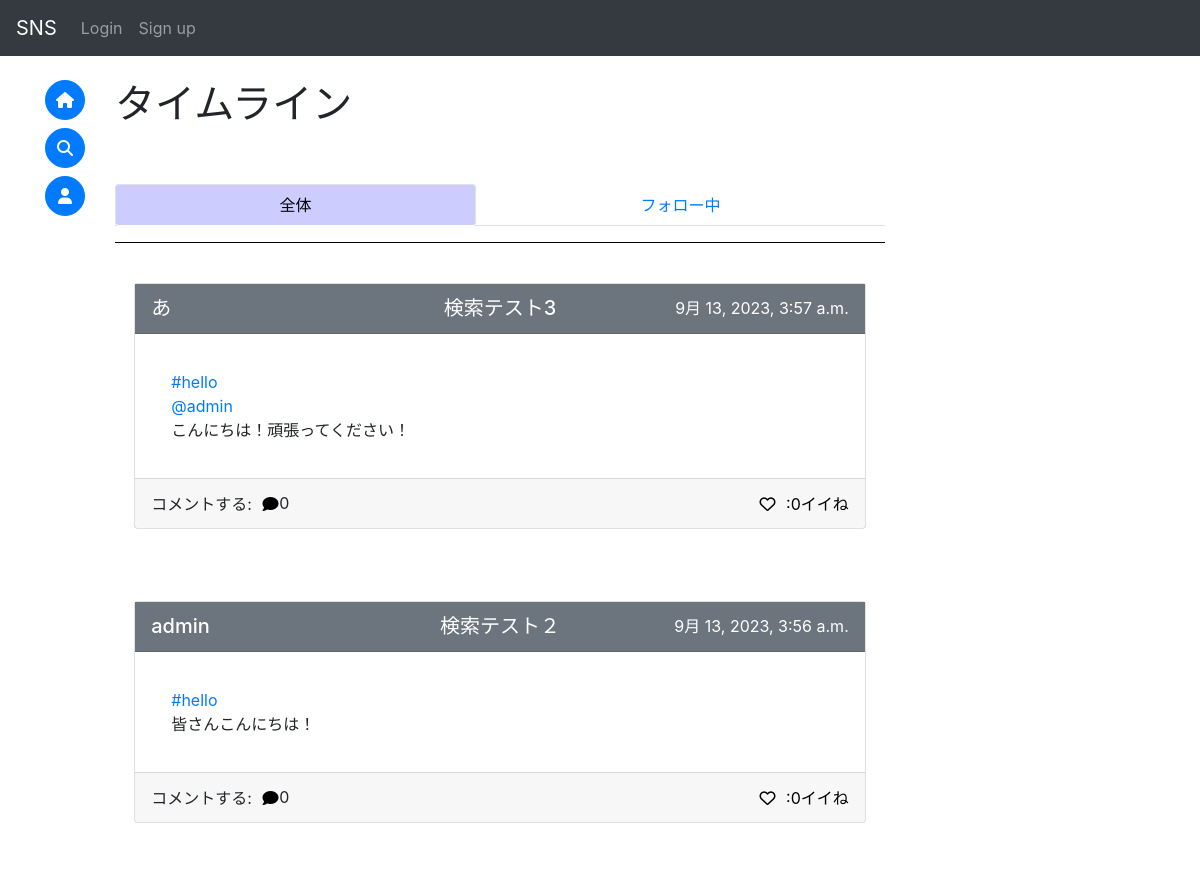
/sns/ (upper part), run on an earlier commit of the app's database.
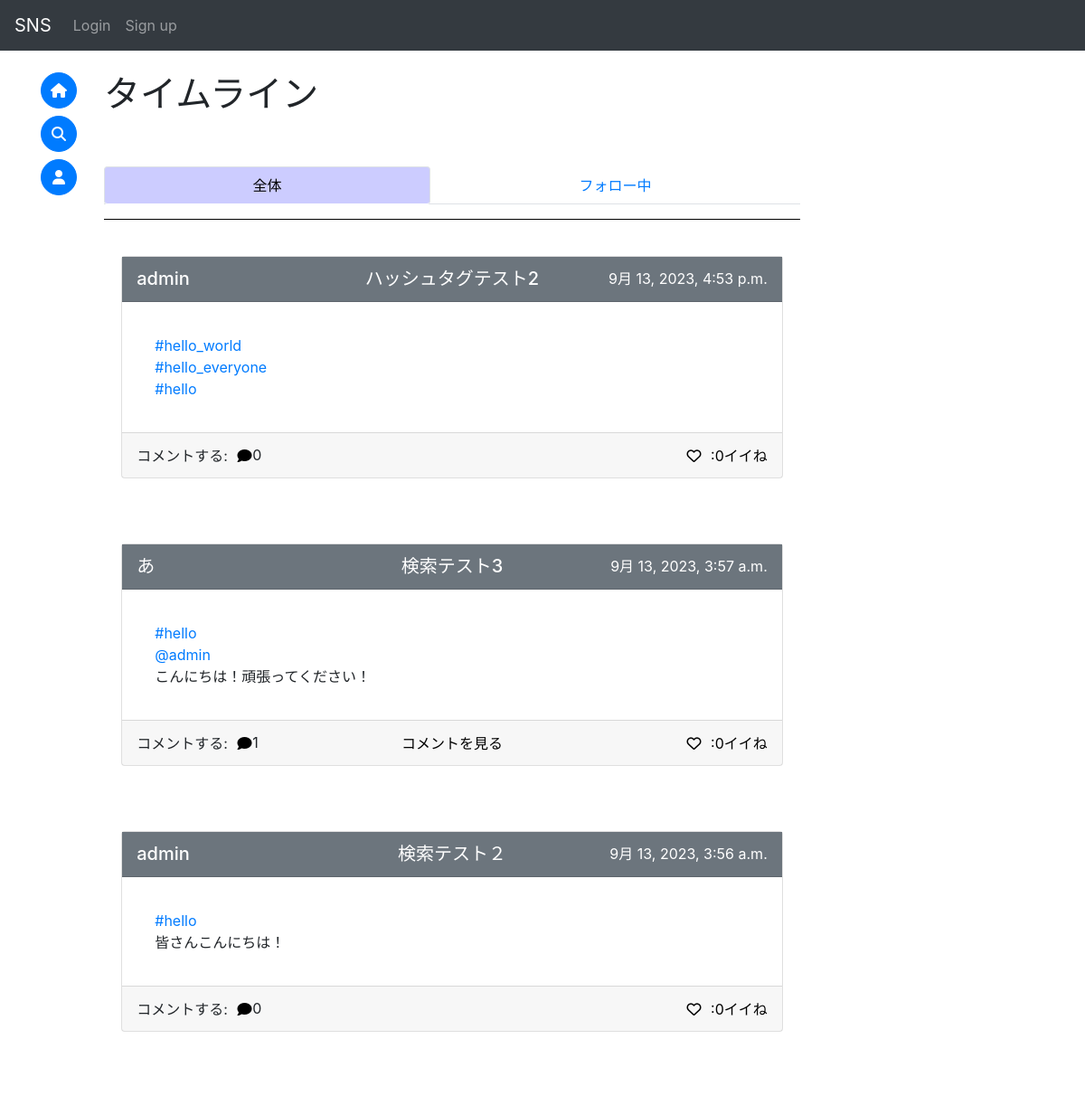
And on a later commit of the database.
### sns/models.py (models this page shows, shortened)
class Post(models.Model):
    id = models.UUIDField(primary_key=True, default=uuid.uuid4, editable=False)
    title = models.CharField(max_length=50, null=True)
    detail = models.TextField(max_length=255)
    author = models.ForeignKey(
        get_user_model(),
        on_delete=models.CASCADE,
        related_name="author"
    )
    created_at = models.DateTimeField(auto_now_add=True)
    good_num = models.IntegerField(default=0)
    mode = models.IntegerField(default=0)#0:通常の投稿 1:コメント
    parent_post = models.ForeignKey(
        "Post",
        on_delete=models.CASCADE,
        null=True,
        blank=True,
    )
    mention = models.ManyToManyField(
        get_user_model(),
        related_name="mention",
        blank=True
    )

### accounts/models.py (models this page shows, shortened)
class CustomUser(AbstractBaseUser, PermissionsMixin):
    id = models.UUIDField(primary_key=True, default=uuid.uuid4, editable=False)
    email = models.EmailField(_("email address"), unique=True, null=True)
    is_staff = models.BooleanField(
        _("staff status"),
        default=False,
        help_text=_("Designates whether the user can log into this admin site."),
    )
    username = models.CharField(_("username"), max_length=50)
    usertag = models.CharField(_("usertag"), max_length=16, unique=True, null=True)
    created_at = models.DateTimeField(auto_now_add=True)
    objects = CustomUserManager()
    EMAIL_FIELD = "email"
    USERNAME_FIELD = "email"
    REQUIRED_FIELDS = ["username", "usertag"]
    class Meta:
        verbose_name = _("user")
        verbose_name_plural = _("users")
    def __str__(self):
        return self.username

### sns/views.py (the view, shortened to what this page needs)
# urls.py: path("", views.IndexView.as_view(), name="index"),
class IndexView(generic.ListView):
    queryset = Post.objects.filter(mode=0)
    def get_context_data(self, *args, **kwargs: Any):
        context = super().get_context_data(*args, **kwargs)
        post = Post.objects.filter(mode=0)
        lib.list_comment(context, post)
        if self.request.user.is_anonymous:
            return context

### mysns/lib.py (called while the page is built)
def comment_num_count(now, com_num, count=0):
    ans = 0
    for n in now.post_set.all():
        ans += comment_num_count(n, com_num, count)
    com_num[now.id] = ans
    return ans + 1

def list_comment(context, post):
    comment_num = {} #各投稿に対するコメント数
    top_comment = {} #各投稿に対するコメント
    for p in post:
        comment_num_count(p, comment_num)
        try:
            top_comment[p.id] = p.post_set.all()
        except Exception:
            top_comment[p.id] = []
    context["comment_num"] = comment_num
    context["top_comment"] = top_comment

### sns/templatetags/custom_filter.py (called while the page is built)
@register.filter
def get_value(d, k):
    if k in d:
        return d[k]
    return None

### sns/templates/sns/post_list.html (shortened to what this page needs)
{% extends 'base.html' %}
{% block content %}
{% load custom_filter %}
<h1>タイムライン</h1><br>
<div class="row-1" style="position: sticky;top: 55px;z-index:2;background-color:#fff;">
    <br>
    <ul class="nav nav-tabs nav-fill nav-pills" role="tablist">
        <li class="nav-item tab-hov">
            <a class="nav-link active" id="item1-tab" data-toggle="tab" href="#item1" role="tab" aria-controls="item1" aria-selected="true">全体</a>
        </li>
        <li class="nav-item tab-hov">
            <a class="nav-link" id="item2-tab" data-toggle="tab" href="#item2" role="tab" aria-controls="item2" aria-selected="false">フォロー中</a>
        </li>
    </ul>
    <hr size="10" width="100%" color="black">
    <br>
</div>
<div class="tab-content">
    <div class="tab-pane fade show active" id="item1" role="tabpanel" aria-labelledby="item1-tab">
        {% with posts_include=object_list good_mode="1" othergood='12'%}
            {% include 'post_list_include.html' %}
        {% endwith %}
    </div>
</div>
<br>
<br>
<br>
{% endblock %}

### templates/post_card_include.html (shortened to what this page needs)
{% load custom_filter %}
<div class="card w-150px mx-auto clearfix" style="position:relative;">
    <a href="{% url 'sns:post' postcard.pk %}" style="position:absolute;inset:0;">
        <div class="card-header bg-secondary h-50px clearfix" style="display:flex; justify-content:center;postition:relative;">
            <h5 style="position:absolute; left:1rem;">
                <a href="{% url 'accounts:user' postcard.author.id %}" class="on-a title-link">
                    {{ postcard.author }}
                </a>
            </h5>
            <h5 style="text-align:center; display:table-cell;">
                <a href="{% url 'sns:post' postcard.id %}" class="on-a title-link">
                    {% if postcard.mode != 1 %}
                        {{ postcard.title | truncatechars:20 }}
                    {% endif %}
                </a>
            </h5>
            <p style="position:absolute; right:1rem; color:white">
                {{ postcard.created_at }}
            </p>
        </div>
        <div class="card-body detail clearfix">
            <p class="card-text">
                <div class="on-a">
                    {{ postcard|mention|linebreaks }}
                </div>
            </p>
        </div>
        <div class="card-footer h-50px text-right clearfix" style="display:flex;justify-content:center;postition:relative;">
            <div style="display:inline">
                <p style="position:absolute;left:1rem;">
                    コメントする:
                    <button onClick="clearText('{{ postcard.id }}')" class="good on-a">
                        <i class="fa-solid fa-comment"></i>
                    </button>
                    <div id="comment_num_{{ postcard.id }}" style="position:absolute;left:9rem;">
                        {{ comment_num|get_value:postcard.id }}
                    </div>
                </p>
            </div>
            <div>
            {% with num=comment_num|get_value:postcard.id %}
            {% if num > 0 %}
                <button onClick="openComment('{{ postcard.id }}_{{ good_mode }}')" class="good on-a">
                    コメントを見る
                </button>
            {% endif %}
            {% endwith %}
            </div>
            <div style="position:absolute;right:1rem;">
                {% if user.is_anonymous %}
                    <button onClick="location.href='{% url 'sns:good' postcard.id 1 %}'" class="good on-a">
                        <i class="fa-regular fa-heart"></i>
                    </button>
                {% endif %}
                <a href="{% url 'sns:good_user' postcard.id %}" class="notlink on-a">
                    <div id="num_{{ postcard.id }}_{{ good_mode }}" style="display:inline;size:4;">:{{ postcard.good_num }}イイね</div>
                </a>
            </div>
        </div>
    </a>
</div>

What changed in the data, as far as the page shows it:
added Post: author "admin", title "ハッシュタグテスト2", created_at "9月 13, 2023, 4:53 p.m.", detail.usertag "#hello_world #hello_everyone #hello", id "0", good_num "0"
shown differently, row unchanged: Post "検索テスト3": id "0" → "1"; now shows "コメントを見る"
